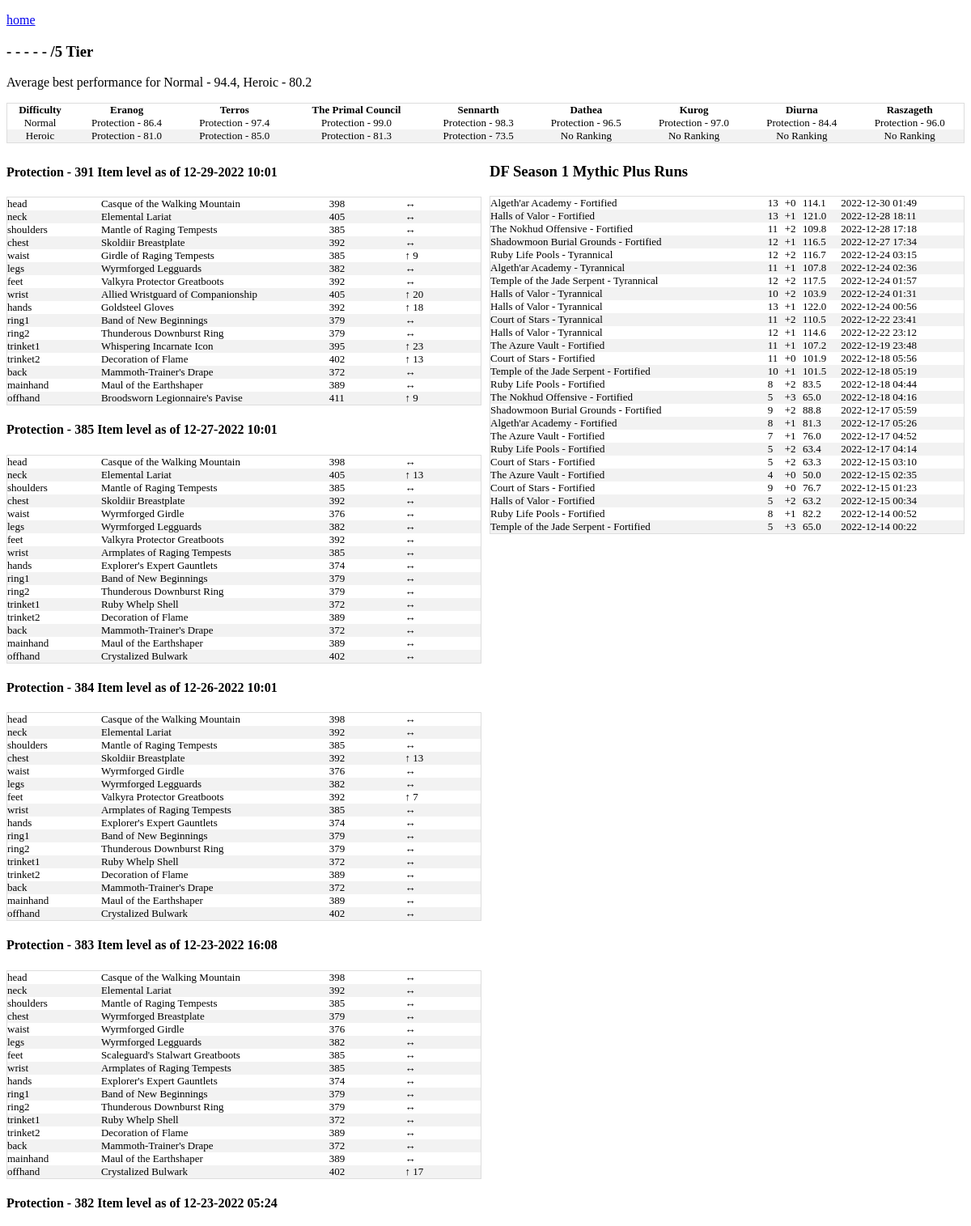
Screenshot of /us/Stormscale/Akavyn (upper part) with the database file from the repository.
### tables this page shows
CREATE TABLE warcraftlogs_raid_encounter
            (
            character_name text
            ,realm text
            ,region text
            
            ,zone int
            ,partition int
            
            ,encounter_id text
            ,encounter_name text
            ,rankPercent float
            ,medianPercent float
            ,lockedIn int
            ,totalKills int
            ,fastestKill int
            ,allstars_points float
            ,allstars_possiblePoints float
            ,allstars_partition int
            ,allstars_rank int
            ,allstars_region_rank int
            ,allstars_server_rank int
            ,allstars_rank_percent float
            ,allstars_total float
            ,spec text
            ,bestSpec text
            ,bestAmount float
            ,unique_key TEXT
            
            , difficulty text);

CREATE TABLE all_mythic_plus_runs (
    name TEXT
    ,region TEXT
    ,realm TEXT
    ,dungeon TEXT
    ,short_name TEXT
    ,mythic_level int
    ,completed_at TEXT
    ,clear_time_ms INT
    ,num_keystone_upgrades INT
    ,map_challenge_mode_id INT
    ,zone_id INT
    ,score FLOAT
    ,affixes TEXT
    ,URL TEXT 
    ,unique_key TEXT UNIQUE
    ,tyr_or_fort TEXT
    , active_spec_name TEXT, active_spec_role TEXT, class TEXT);

### app.py (the view, shortened to what this page needs)
@app.route('/<region>/<realm>/<character_name>',methods=['POST','GET'])
def character_name(region,realm,character_name):
    conn = create_connection()
    cursor = conn.cursor()
    warcraftlogs_raid = cursor.execute("""
                                        select *
                                        ,round(bestPerformanceAverage,1) as bestPerformanceAverage_round
                                          from warcraftlogs_raid
                                        where
                                        difficulty = 3
                                        and character_name ='{}'
                                        and realm = '{}'
                                        and region = '{}' """.format(character_name,realm,region)).fetchone()
    warcraftlogs_raid_heroic = cursor.execute("""
                                        select *
                                        ,round(bestPerformanceAverage,1) as bestPerformanceAverage_round
                                          from warcraftlogs_raid
                                        where
                                        difficulty = 4
                                        and character_name ='{}'
                                        and realm = '{}'
                                        and region = '{}' """.format(character_name,realm,region)).fetchone()
    warcraftlogs_encounters = cursor.execute("""select *
                                        ,round(rankPercent,1) as rankPercent_rounded
                                        from warcraftlogs_raid_encounter
                                        where difficulty = 3
                                        and character_name ='{}'
                                        and realm = '{}'
                                        and region = '{}' """.format(character_name,realm,region)).fetchall()
    warcraftlogs_encounters_heroic = cursor.execute("""select *
                                        ,round(rankPercent,1) as rankPercent_rounded
                                        from warcraftlogs_raid_encounter
                                        where difficulty = 4
                                        and character_name ='{}'
                                        and realm = '{}'
                                        and region = '{}' """.format(character_name,realm,region)).fetchall()
    distinct_crawl_dates = cursor.execute("""select distinct active_spec_role
                                        ,active_spec_name
                                        ,last_crawled_at as last_crawled_cleansed
                                        ,last_crawled_at
                                        ,equipped_item_level
                                        from character_gear_ext
                                        where name = '{}'
                                            and realm = '{}'
                                            and region = '{}'

                                        order by last_crawled_at desc
                                            """.format(character_name,realm,region)).fetchall()
    results = cursor.execute("""select *
                            from character_gear_ext
                            where name = '{}'
                                and realm = '{}'
                                and region = '{}'
                            and item_slot not in ('tabard','shirt')
                                """.format(character_name,realm,region))
    data = results.fetchall()
    all_mythic_plus_runs = cursor.execute("""select *
                                    ,strftime('%Y-%m-%d %H:%M',completed_at) as completed_at_cleansed
                                    from all_mythic_plus_runs
                                    where name = '{}'
                                        and realm = '{}'
                                        and region = '{}'
                                    and strftime('%Y-%m-%d %H:%M',completed_at) >= '2022-12-01 00:00'
                                    order by completed_at desc
                                        """.format(character_name,realm,region)).fetchall()
    character = cursor.execute("""select name
                            ,realm
                            ,region
                            ,active_spec_name
                            ,class
                            ,round(avg(derived_item_level),2) as derived_item_level
                            ,sum(is_tier) as number_of_tier
                            from character_gear_ext
                            where name = '{}'
                                and realm = '{}'
                                and region = '{}'
                            and item_slot not in ('tabard','shirt')
                            and last_crawled_at = (select max(last_crawled_at) from character_gear_ext)
                            group by name,realm,region,active_spec_name,class
                                """.format(character_name,realm,region)).fetchone()
    return render_template('character.html',warcraftlogs_encounters_heroic=warcraftlogs_encounters_heroic,warcraftlogs_raid_heroic=warcraftlogs_raid_heroic,warcraftlogs_raid=warcraftlogs_raid,warcraftlogs_encounters=warcraftlogs_encounters,data=data,character=character,distinct_crawl_dates=distinct_crawl_dates,all_mythic_plus_runs=all_mythic_plus_runs)

### app.py (called while the page is built)
def create_connection():
    conn = None
    try:
        file ="/home/terrysey/MythicPlus/mplus.db"
        conn = sqlite3.connect(file
        ,detect_types=sqlite3.PARSE_DECLTYPES)
        conn.row_factory=sqlite3.Row
        return conn
    except Error as e:
        print(e)
        try:
            file="/Users/terryseyler/git/mythicplus/mplus.db"
            conn = sqlite3.connect(file
            ,detect_types=sqlite3.PARSE_DECLTYPES)
            conn.row_factory=sqlite3.Row
            return conn
        except Error as e:
            print(e)
            try:
                file="C:/Users/tlsey/git/MythicPlus/mplus.db"
                conn = sqlite3.connect(file
                ,detect_types=sqlite3.PARSE_DECLTYPES)
                conn.row_factory=sqlite3.Row
                return conn
            except Error as e:
                print(e)

### templates/character.html
<!doctype html>
<link rel="stylesheet" href="{{ url_for('static', filename='style.css') }}">
<html>
<p><a href="{{url_for('index')}}">home</a></p>
<h3>{{ character['name'] }} - {{ character['realm'] }}- {{ character['derived_item_level'] }} - {{ character['active_spec_name'] }} - {{character['class']}} - {{ character['number_of_tier'] }}/5 Tier</h3>
<div>
<p>Average best performance for Normal - {{ warcraftlogs_raid['bestPerformanceAverage_round']}}, Heroic - {{ warcraftlogs_raid_heroic['bestPerformanceAverage_round']}}</p>
  <table class="parse">
    <thead>
      <th>Difficulty</th>
      <th>Eranog</th>
      <th>Terros</th>
      <th>The Primal Council</th>
      <th>Sennarth</th>
      <th>Dathea</th>
      <th>Kurog</th>
      <th>Diurna</th>
      <th>Raszageth</th>
    </thead>
    <tr>
    <td>Normal</td>
    {% for encounter in warcraftlogs_encounters %}
      {% if encounter['rankPercent'] %}
      <td>{{ encounter['bestSpec'] }} - {{ encounter['rankPercent_rounded'] }}</td>
      {% else %}
      <td>No Ranking</td>
      {% endif %}
    {% endfor %}
    </tr>
    <tr>
      <td>Heroic</td>
      {% for encounter in warcraftlogs_encounters_heroic %}
        {% if encounter['rankPercent'] %}
        <td>{{ encounter['bestSpec'] }} - {{ encounter['rankPercent_rounded'] }}</td>
        {% else %}
        <td>No Ranking</td>
        {% endif %}
      {% endfor %}
      </tr>
  </table>
</div>
<div class="row">
<div class ="column">
{% for date in distinct_crawl_dates %}
<h4>{{ date['active_spec_name'] }} - {{date['equipped_item_level']}} Item level as of {{date['last_crawled_cleansed'] }}</h4>
<table class="character">
{% for item in data %}
{% if item['last_crawled_at'] == date['last_crawled_at'] %}
<tr>
  <td width="5%">{{ item['item_slot'] }}</td>
  <td width="15%">{{ item['item_name'] }}</td>
  <td width="5%">{{ item['item_level'] }}</td>
{% if item['slot_item_level_change'] > 0 %}
  <td width="5%">&uarr; {{ item['slot_item_level_change']}}</td>
{% elif item['slot_item_level_change'] < 0 %}
  <td width="5%">&darr;{{ item['slot_item_level_change']}}</td>
{% else %}
  <td width="5%">&harr;</td>
{% endif %}
</tr>
{% endif %}
{% endfor %}
</table>
{% endfor %}
</div>
<div class="column">
<h3>DF Season 1 Mythic Plus Runs</h3>
  <table class="character">
  {% for dungeon in all_mythic_plus_runs %}
  <tr>
    <td>{{ dungeon['dungeon'] }} - {{dungeon['tyr_or_fort']}}</td>
    <td>{{ dungeon['mythic_level'] }}</td>
    <td>+{{ dungeon['num_keystone_upgrades'] }}</td>
    <td>{{ dungeon['score'] }}</td>
    <td>{{ dungeon['completed_at_cleansed'] }}</td>
  </tr>
  {% endfor %}
</table>
</div>
</div>

### static/style.css (style rules this page uses)
th, td { text-align: left; vertical-align:top; padding: 0px; font-size: 13px; }
table.parse { border-collapse: collapse; border-spacing: 0; width: 100%; border: 1px solid #ddd; }
.parse td,th { text-align:center }
table.character { border-collapse: collapse; border-spacing: 0; width: 100%; border: 1px solid #ddd; }
tr:nth-child(even) { background-color: #f2f2f2; }
.row { display: flex; margin-left:-5px; margin-right:-5px; }
.column { flex: 50%; padding: 5px; }

### rows the page displays
warcraftlogs_raid_encounter: bestSpec "Protection", rankPercent_rounded "86.4"
warcraftlogs_raid_encounter: bestSpec "Protection", rankPercent_rounded "97.4"
warcraftlogs_raid_encounter: bestSpec "Protection", rankPercent_rounded "99.0"
warcraftlogs_raid_encounter: bestSpec "Protection", rankPercent_rounded "98.3"
warcraftlogs_raid_encounter: bestSpec "Protection", rankPercent_rounded "96.5"
warcraftlogs_raid_encounter: bestSpec "Protection", rankPercent_rounded "97.0"
warcraftlogs_raid_encounter: bestSpec "Protection", rankPercent_rounded "84.4"
warcraftlogs_raid_encounter: bestSpec "Protection", rankPercent_rounded "96.0"
warcraftlogs_raid_encounter: bestSpec "Protection", rankPercent_rounded "81.0"
warcraftlogs_raid_encounter: bestSpec "Protection", rankPercent_rounded "85.0"
warcraftlogs_raid_encounter: bestSpec "Protection", rankPercent_rounded "81.3"
warcraftlogs_raid_encounter: bestSpec "Protection", rankPercent_rounded "73.5"
warcraftlogs_raid_encounter: shows "No Ranking"
warcraftlogs_raid_encounter: shows "No Ranking"
warcraftlogs_raid_encounter: shows "No Ranking"
warcraftlogs_raid_encounter: shows "No Ranking"
all_mythic_plus_runs: dungeon "Algeth'ar Academy", tyr_or_fort "Fortified", mythic_level "13", num_keystone_upgrades "0", score "114.1", completed_at_cleansed "2022-12-30 01:49"
all_mythic_plus_runs: dungeon "Halls of Valor", tyr_or_fort "Fortified", mythic_level "13", num_keystone_upgrades "1", score "121.0", completed_at_cleansed "2022-12-28 18:11"
all_mythic_plus_runs: dungeon "The Nokhud Offensive", tyr_or_fort "Fortified", mythic_level "11", num_keystone_upgrades "2", score "109.8", completed_at_cleansed "2022-12-28 17:18"
all_mythic_plus_runs: dungeon "Shadowmoon Burial Grounds", tyr_or_fort "Fortified", mythic_level "12", num_keystone_upgrades "1", score "116.5", completed_at_cleansed "2022-12-27 17:34"
all_mythic_plus_runs: dungeon "Ruby Life Pools", tyr_or_fort "Tyrannical", mythic_level "12", num_keystone_upgrades "2", score "116.7", completed_at_cleansed "2022-12-24 03:15"
all_mythic_plus_runs: dungeon "Algeth'ar Academy", tyr_or_fort "Tyrannical", mythic_level "11", num_keystone_upgrades "1", score "107.8", completed_at_cleansed "2022-12-24 02:36"
all_mythic_plus_runs: dungeon "Temple of the Jade Serpent", tyr_or_fort "Tyrannical", mythic_level "12", num_keystone_upgrades "2", score "117.5", completed_at_cleansed "2022-12-24 01:57"
all_mythic_plus_runs: dungeon "Halls of Valor", tyr_or_fort "Tyrannical", mythic_level "10", num_keystone_upgrades "2", score "103.9", completed_at_cleansed "2022-12-24 01:31"
all_mythic_plus_runs: dungeon "Halls of Valor", tyr_or_fort "Tyrannical", mythic_level "13", num_keystone_upgrades "1", score "122.0", completed_at_cleansed "2022-12-24 00:56"
all_mythic_plus_runs: dungeon "Court of Stars", tyr_or_fort "Tyrannical", mythic_level "11", num_keystone_upgrades "2", score "110.5", completed_at_cleansed "2022-12-22 23:41"
all_mythic_plus_runs: dungeon "Halls of Valor", tyr_or_fort "Tyrannical", mythic_level "12", num_keystone_upgrades "1", score "114.6", completed_at_cleansed "2022-12-22 23:12"
all_mythic_plus_runs: dungeon "The Azure Vault", tyr_or_fort "Fortified", mythic_level "11", num_keystone_upgrades "1", score "107.2", completed_at_cleansed "2022-12-19 23:48"
all_mythic_plus_runs: dungeon "Court of Stars", tyr_or_fort "Fortified", mythic_level "11", num_keystone_upgrades "0", score "101.9", completed_at_cleansed "2022-12-18 05:56"
all_mythic_plus_runs: dungeon "Temple of the Jade Serpent", tyr_or_fort "Fortified", mythic_level "10", num_keystone_upgrades "1", score "101.5", completed_at_cleansed "2022-12-18 05:19"
all_mythic_plus_runs: dungeon "Ruby Life Pools", tyr_or_fort "Fortified", mythic_level "8", num_keystone_upgrades "2", score "83.5", completed_at_cleansed "2022-12-18 04:44"
all_mythic_plus_runs: dungeon "The Nokhud Offensive", tyr_or_fort "Fortified", mythic_level "5", num_keystone_upgrades "3", score "65.0", completed_at_cleansed "2022-12-18 04:16"
all_mythic_plus_runs: dungeon "Shadowmoon Burial Grounds", tyr_or_fort "Fortified", mythic_level "9", num_keystone_upgrades "2", score "88.8", completed_at_cleansed "2022-12-17 05:59"
all_mythic_plus_runs: dungeon "Algeth'ar Academy", tyr_or_fort "Fortified", mythic_level "8", num_keystone_upgrades "1", score "81.3", completed_at_cleansed "2022-12-17 05:26"
all_mythic_plus_runs: dungeon "The Azure Vault", tyr_or_fort "Fortified", mythic_level "7", num_keystone_upgrades "1", score "76.0", completed_at_cleansed "2022-12-17 04:52"
all_mythic_plus_runs: dungeon "Ruby Life Pools", tyr_or_fort "Fortified", mythic_level "5", num_keystone_upgrades "2", score "63.4", completed_at_cleansed "2022-12-17 04:14"
all_mythic_plus_runs: dungeon "Court of Stars", tyr_or_fort "Fortified", mythic_level "5", num_keystone_upgrades "2", score "63.3", completed_at_cleansed "2022-12-15 03:10"
all_mythic_plus_runs: dungeon "The Azure Vault", tyr_or_fort "Fortified", mythic_level "4", num_keystone_upgrades "0", score "50.0", completed_at_cleansed "2022-12-15 02:35"
all_mythic_plus_runs: dungeon "Court of Stars", tyr_or_fort "Fortified", mythic_level "9", num_keystone_upgrades "0", score "76.7", completed_at_cleansed "2022-12-15 01:23"
all_mythic_plus_runs: dungeon "Halls of Valor", tyr_or_fort "Fortified", mythic_level "5", num_keystone_upgrades "2", score "63.2", completed_at_cleansed "2022-12-15 00:34"
all_mythic_plus_runs: dungeon "Ruby Life Pools", tyr_or_fort "Fortified", mythic_level "8", num_keystone_upgrades "1", score "82.2", completed_at_cleansed "2022-12-14 00:52"
all_mythic_plus_runs: dungeon "Temple of the Jade Serpent", tyr_or_fort "Fortified", mythic_level "5", num_keystone_upgrades "3", score "65.0", completed_at_cleansed "2022-12-14 00:22"

### other values shown
{{ warcraftlogs_raid['bestPerformanceAverage_round'] }} "94.4"
{{ warcraftlogs_raid_heroic['bestPerformanceAverage_round'] }} "80.2"
{{ date['active_spec_name'] }} "Protection" "Protection" "Protection" "Protection" "Protection"
{{ date['equipped_item_level'] }} "391" "385" "384" "383" "382"
{{ date['last_crawled_cleansed'] }} "12-29-2022 10:01" "12-27-2022 10:01" "12-26-2022 10:01" "12-23-2022 16:08" "12-23-2022 05:24"
{{ item['item_slot'] }} "head" "neck" "shoulders" "chest" "waist" "legs" "feet" "wrist" "hands" "ring1" "ring2" "trinket1" "trinket2" "back" "mainhand" "offhand" "head" "neck" "shoulders" "chest" "waist" "legs" "feet" "wrist" "hands" "ring1" "ring2" "trinket1" "trinket2" "back" "mainhand" "offhand" "head" "neck" "shoulders" "chest" "waist" "legs" "feet" "wrist" "hands" "ring1" "ring2" "trinket1" "trinket2" "back" "mainhand" "offhand" "head" "neck" "shoulders" "chest" "waist" "legs" "feet" "wrist" "hands" "ring1" "ring2" "trinket1" "trinket2" "back" "mainhand" "offhand"
{{ item['item_name'] }} "Casque of the Walking Mountain" "Elemental Lariat" "Mantle of Raging Tempests" "Skoldiir Breastplate" "Girdle of Raging Tempests" "Wyrmforged Legguards" "Valkyra Protector Greatboots" "Allied Wristguard of Companionship" "Goldsteel Gloves" "Band of New Beginnings" "Thunderous Downburst Ring" "Whispering Incarnate Icon" "Decoration of Flame" "Mammoth-Trainer's Drape" "Maul of the Earthshaper" "Broodsworn Legionnaire's Pavise" "Casque of the Walking Mountain" "Elemental Lariat" "Mantle of Raging Tempests" "Skoldiir Breastplate" "Wyrmforged Girdle" "Wyrmforged Legguards" "Valkyra Protector Greatboots" "Armplates of Raging Tempests" "Explorer's Expert Gauntlets" "Band of New Beginnings" "Thunderous Downburst Ring" "Ruby Whelp Shell" "Decoration of Flame" "Mammoth-Trainer's Drape" "Maul of the Earthshaper" "Crystalized Bulwark" "Casque of the Walking Mountain" "Elemental Lariat" "Mantle of Raging Tempests" "Skoldiir Breastplate" "Wyrmforged Girdle" "Wyrmforged Legguards" "Valkyra Protector Greatboots" "Armplates of Raging Tempests" "Explorer's Expert Gauntlets" "Band of New Beginnings" "Thunderous Downburst Ring" "Ruby Whelp Shell" "Decoration of Flame" "Mammoth-Trainer's Drape" "Maul of the Earthshaper" "Crystalized Bulwark" "Casque of the Walking Mountain" "Elemental Lariat" "Mantle of Raging Tempests" "Wyrmforged Breastplate" "Wyrmforged Girdle" "Wyrmforged Legguards" "Scaleguard's Stalwart Greatboots" "Armplates of Raging Tempests" "Explorer's Expert Gauntlets" "Band of New Beginnings" "Thunderous Downburst Ring" "Ruby Whelp Shell" "Decoration of Flame" "Mammoth-Trainer's Drape" "Maul of the Earthshaper" "Crystalized Bulwark"
{{ item['item_level'] }} "398" "405" "385" "392" "385" "382" "392" "405" "392" "379" "379" "395" "402" "372" "389" "411" "398" "405" "385" "392" "376" "382" "392" "385" "374" "379" "379" "372" "389" "372" "389" "402" "398" "392" "385" "392" "376" "382" "392" "385" "374" "379" "379" "372" "389" "372" "389" "402" "398" "392" "385" "379" "376" "382" "385" "385" "374" "379" "379" "372" "389" "372" "389" "402"
{{ item['slot_item_level_change'] }} "9" "20" "18" "23" "13" "9" "13" "13" "7" "17"
